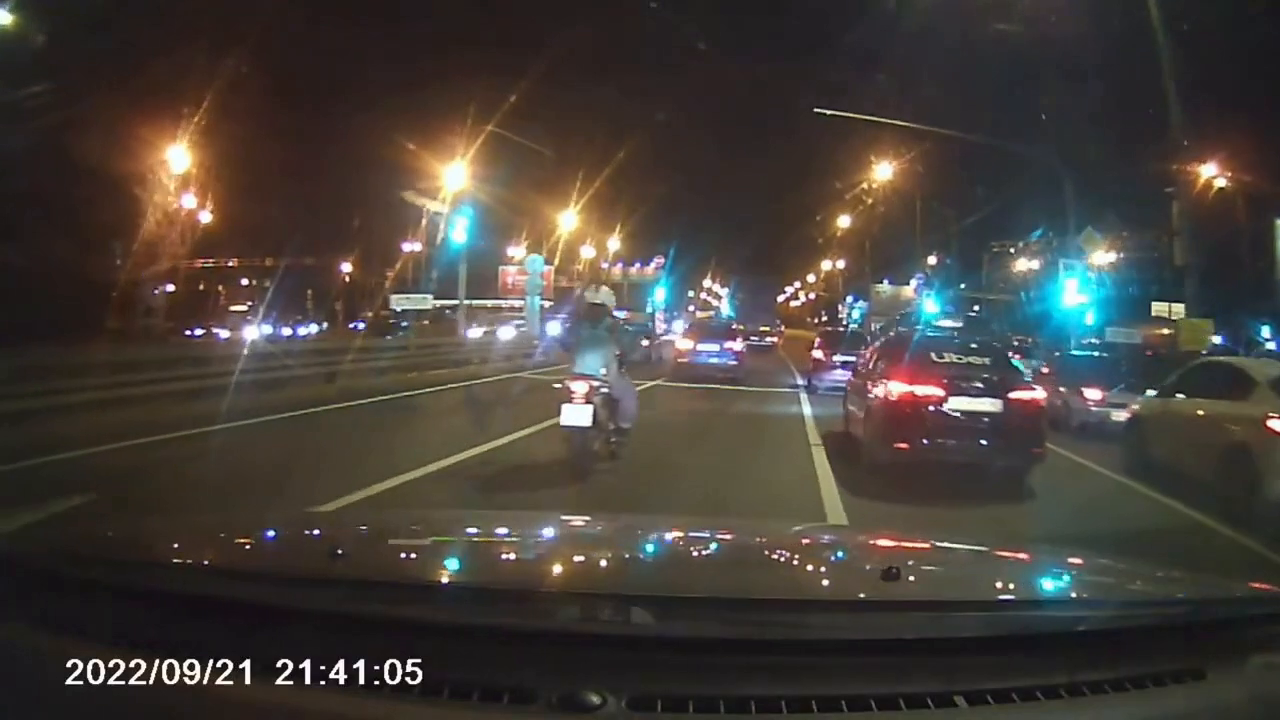
#> input picture frame 10 of Lab5/video1.mp4, 1280 x 720 px
$ python third.py
#> lines starting #> are read from the running program, lines starting #| are printed output that depends on the picture; after the words box and inside, x2 and y2 are one past the last pixel; in counts of white or black regions, pixels touching at a corner belong together
import cv2
path = './Lab5/video1.mp4'
vid = cv2.VideoCapture(path)
framenumber = 0
while(True):
    ret, frame =  vid.read()
#> frame is the input picture: shape (720, 1280, 3); mean B, G, R 57.8, 63.2, 68.9
    if ret:
        img = cv2.cvtColor(frame, cv2.COLOR_BGR2GRAY)
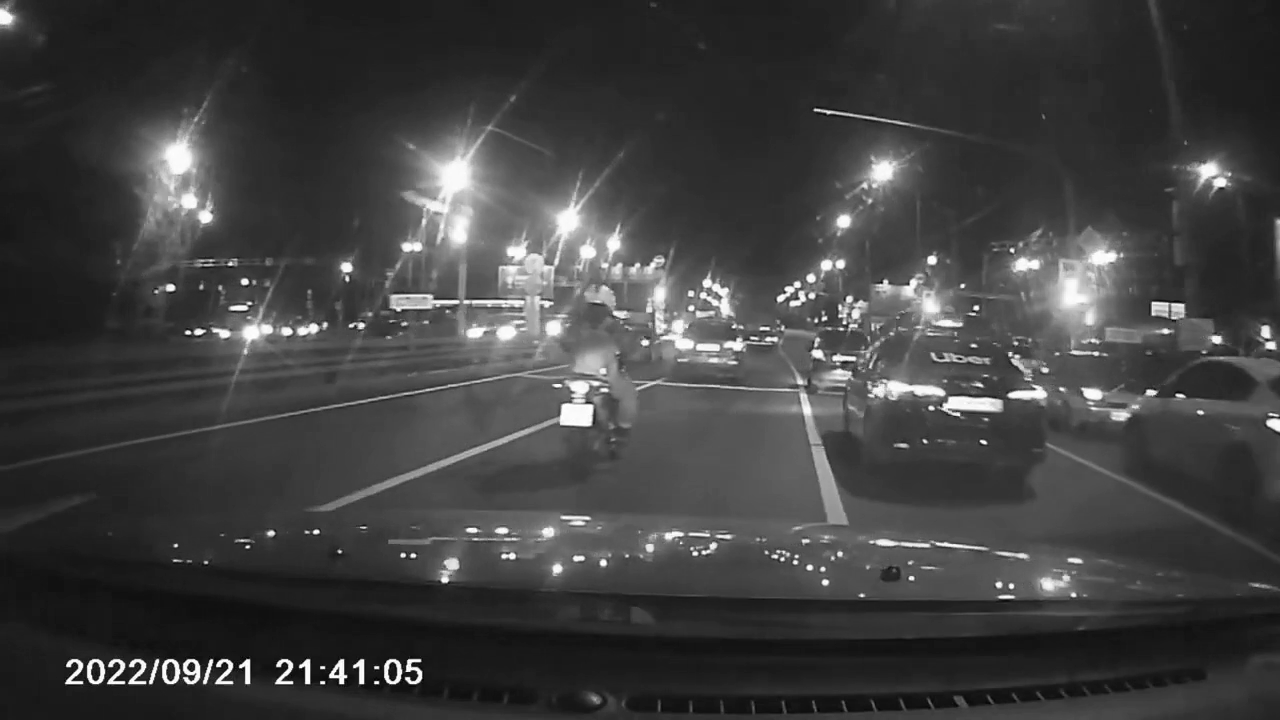
#> img: shape (720, 1280); min 0, max 255, mean 64.3
        edges1 = cv2.Canny(img, 100, 200, apertureSize=3, L2gradient=False)
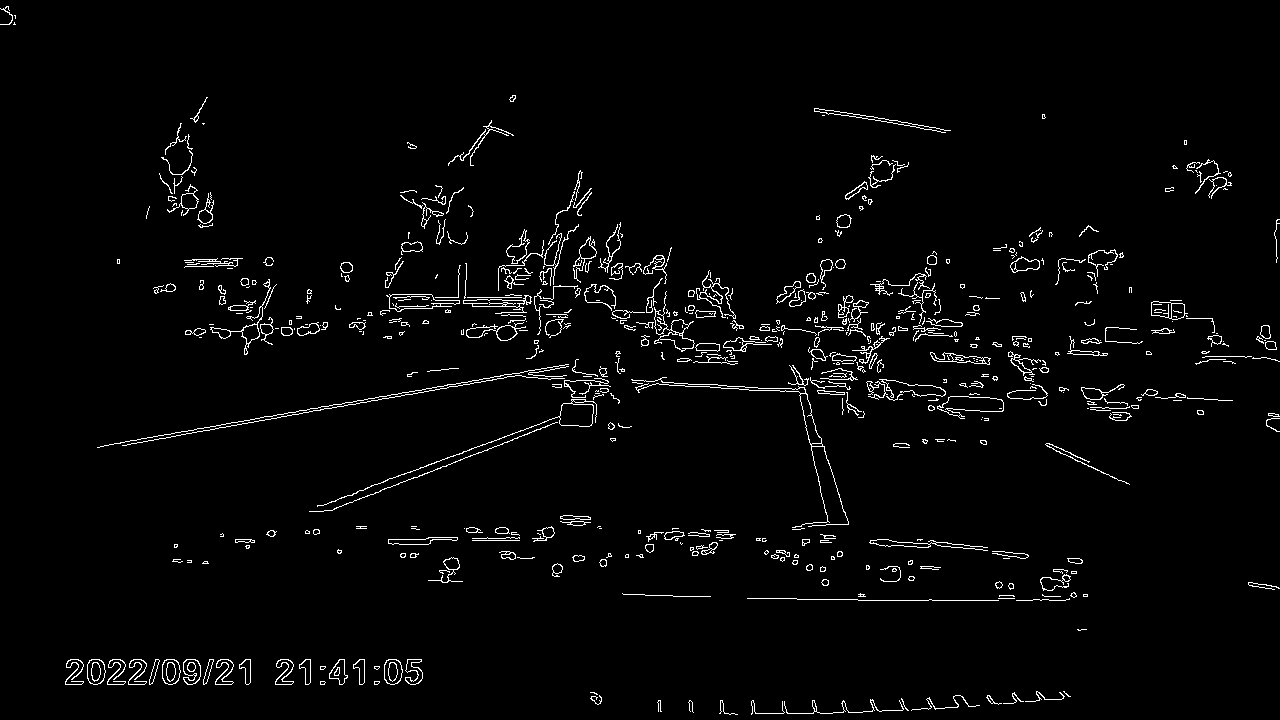
#> edges1: shape (720, 1280); 2.6% white in thin lines or dots
        cv2.namedWindow("IMG", flags = cv2.WINDOW_NORMAL)
        cv2.imshow("IMG", edges1)
        key = cv2.waitKey(10)
#> (key Esc is pressed here)
        framenumber += 1
    else:
        break
vid.release()
cv2.destroyAllWindows()

$ run again, starting later in the video
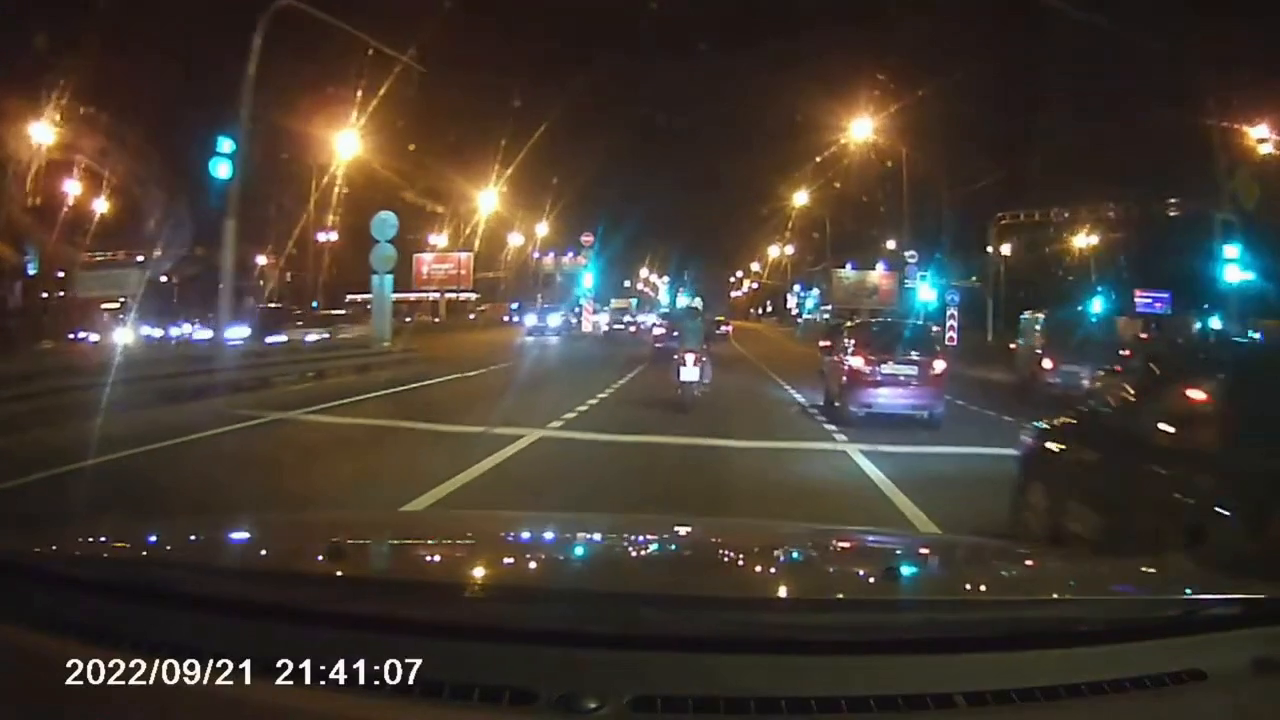
#> input picture frame 45 of Lab5/video1.mp4, 1280 x 720 px
#> frame is the input picture: shape (720, 1280, 3); mean B, G, R 50, 58.3, 67.4
#> `img = cv2.cvtColor(frame, cv2.COLOR_BGR2GRAY)`:
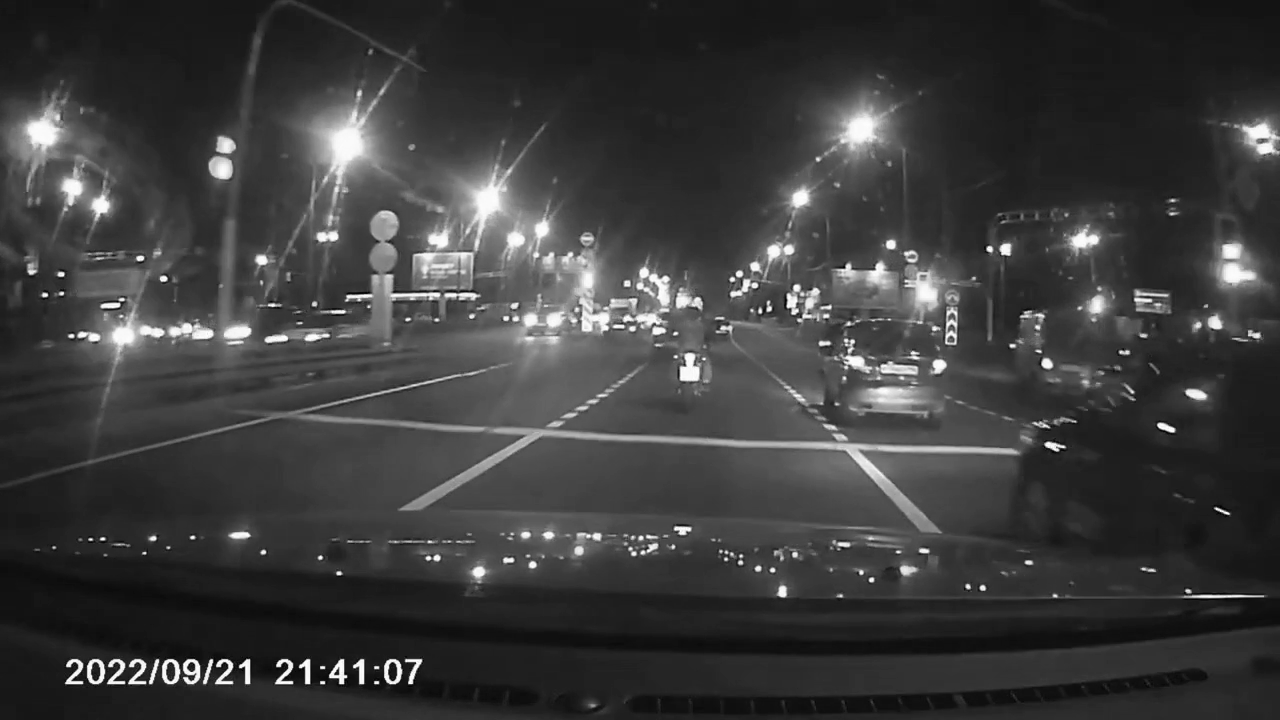
#> img: shape (720, 1280); min 0, max 255, mean 60.1
#> `edges1 = cv2.Canny(img, 100, 200, apertureSize=3, L2gradient=False)`:
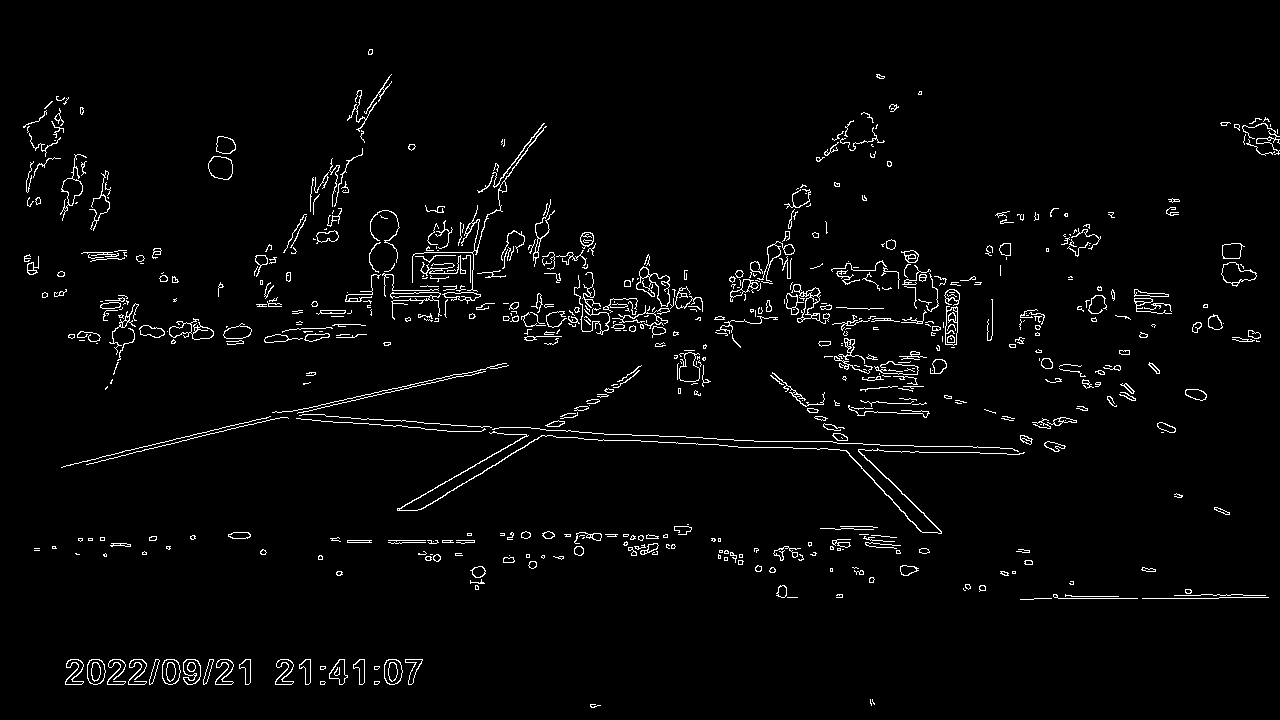
#> edges1: shape (720, 1280); 2.7% white in thin lines or dots, all inside (x1, y1, x2, y2) = (23, 49, 1280, 708)

$ run again, starting later in the video
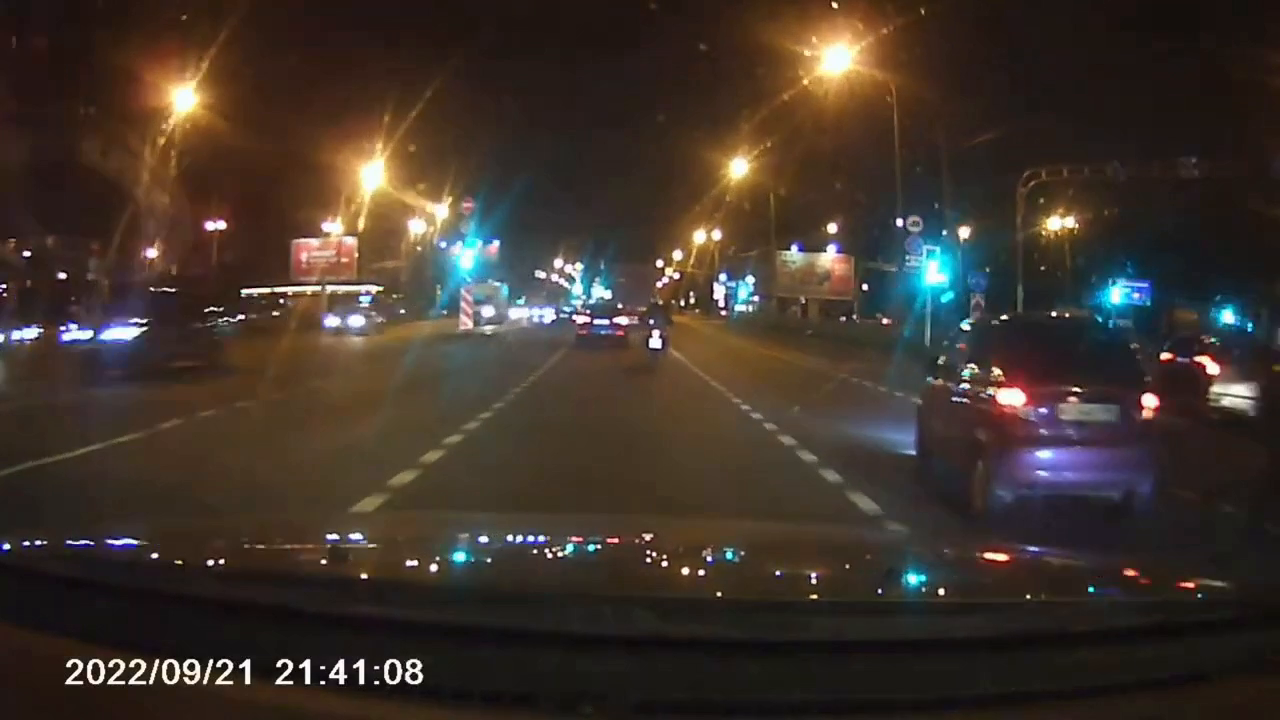
#> input picture frame 80 of Lab5/video1.mp4, 1280 x 720 px
#> frame is the input picture: shape (720, 1280, 3); mean B, G, R 43.6, 51.7, 62.8
#> `img = cv2.cvtColor(frame, cv2.COLOR_BGR2GRAY)`:
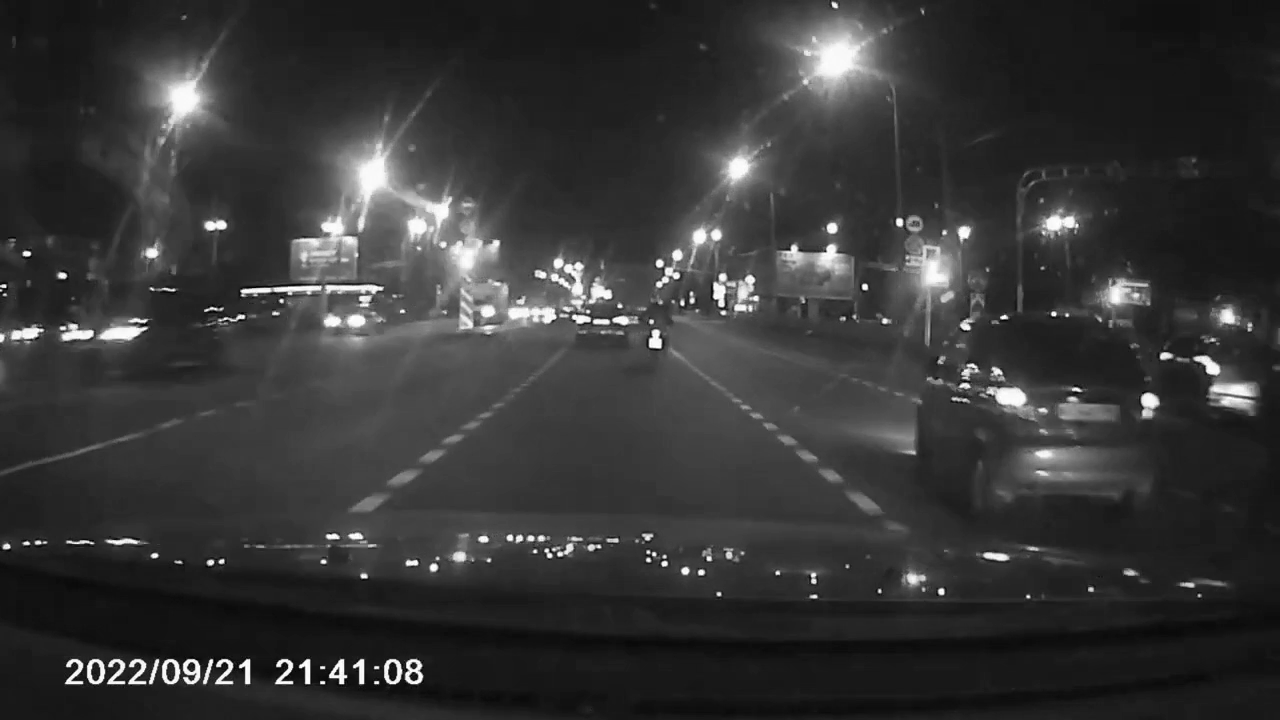
#> img: shape (720, 1280); min 0, max 255, mean 54.1
#> `edges1 = cv2.Canny(img, 100, 200, apertureSize=3, L2gradient=False)`:
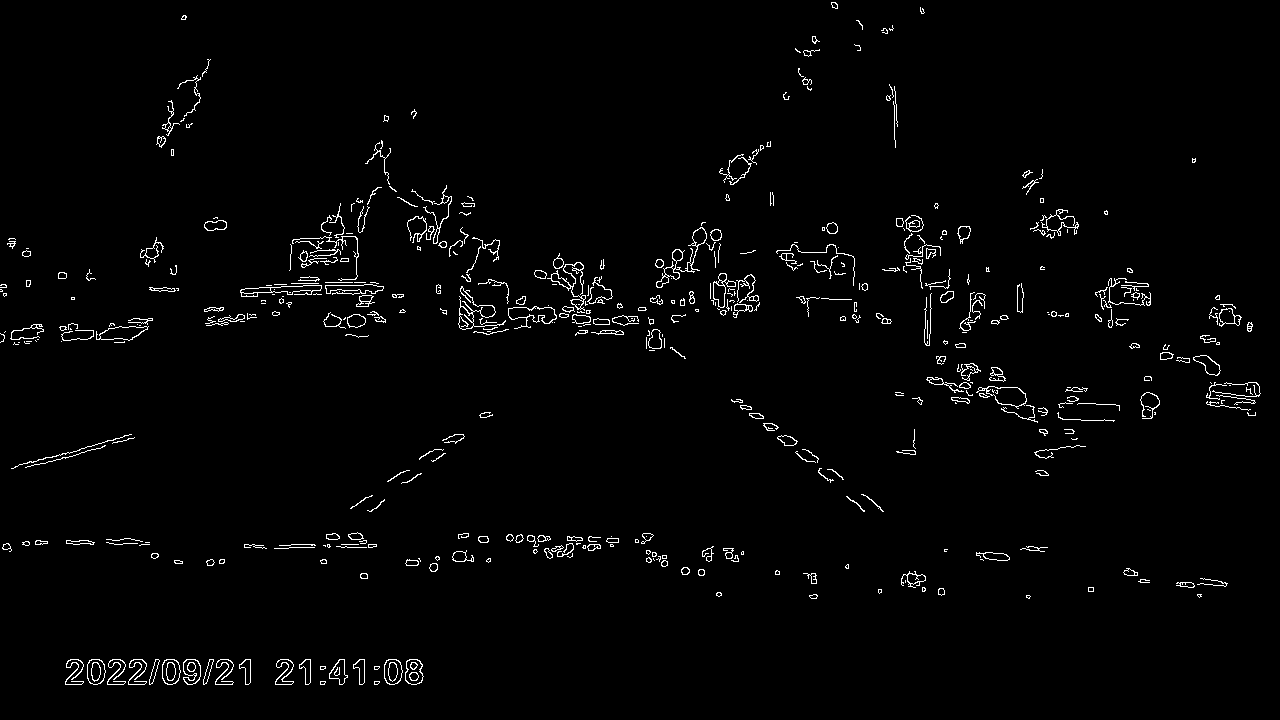
#> edges1: shape (720, 1280); 1.9% white in thin lines or dots
